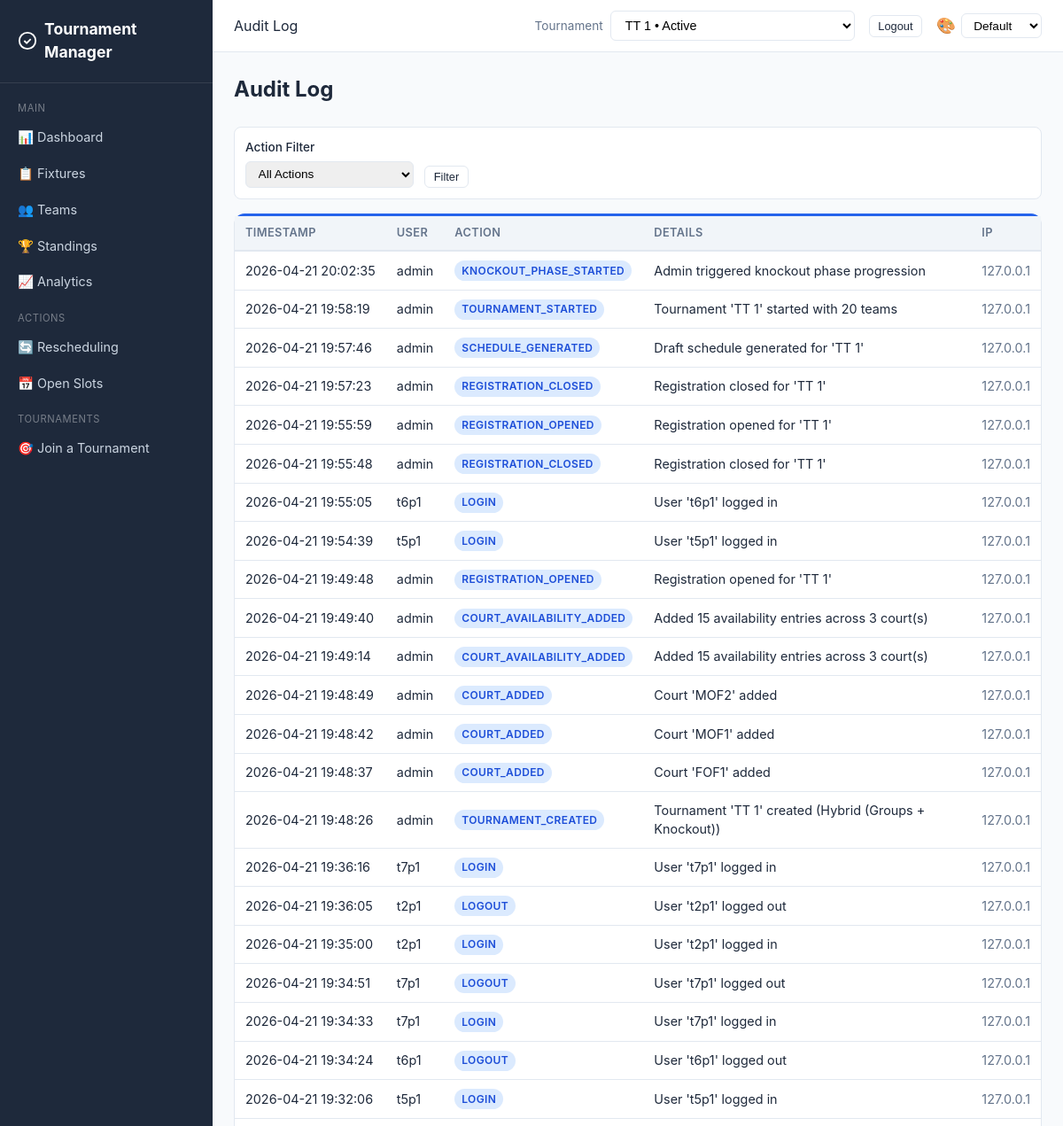
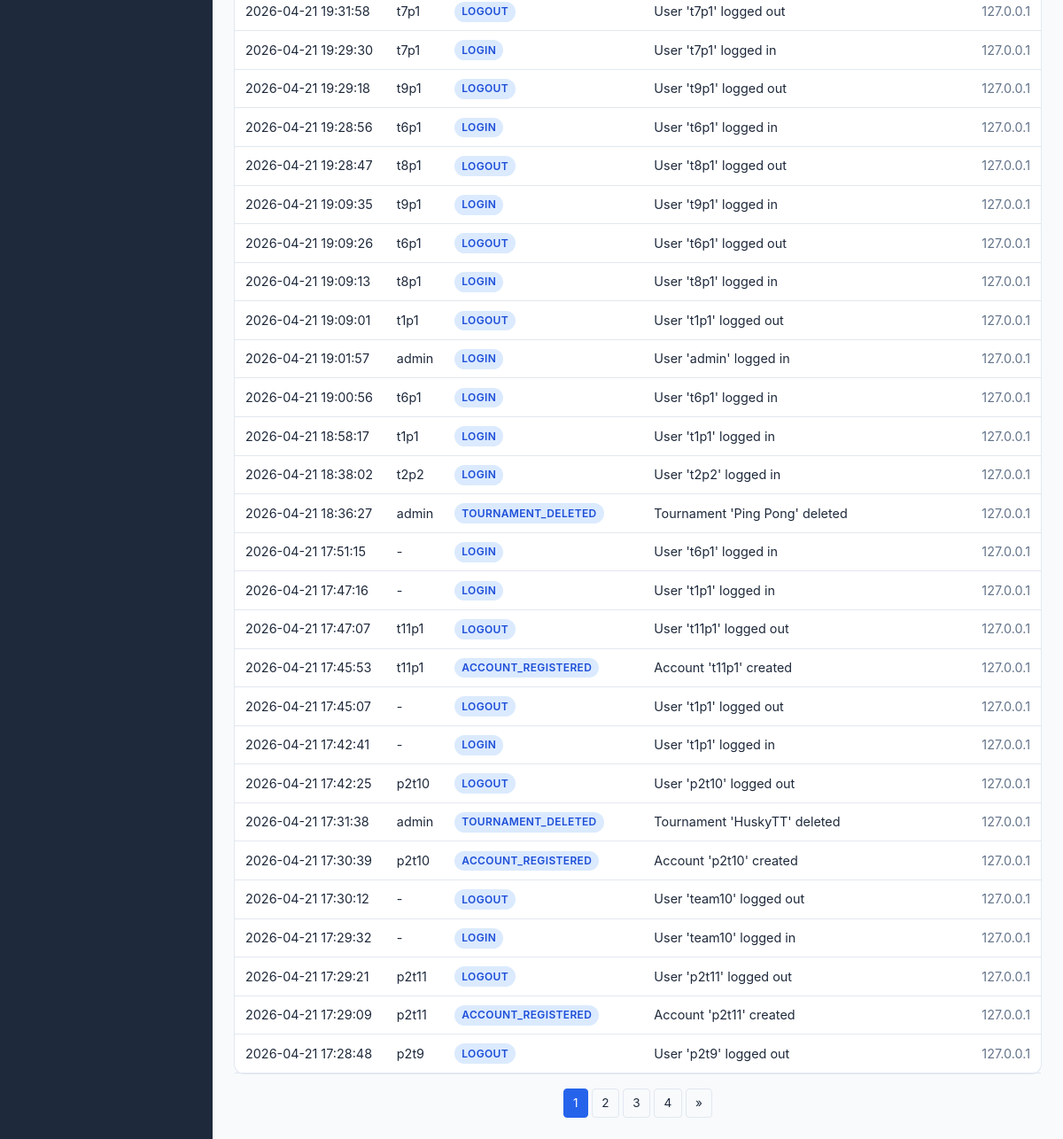
The page /audit-log/ (signed in) on the database as committed earlier (2 pictures, top to bottom).
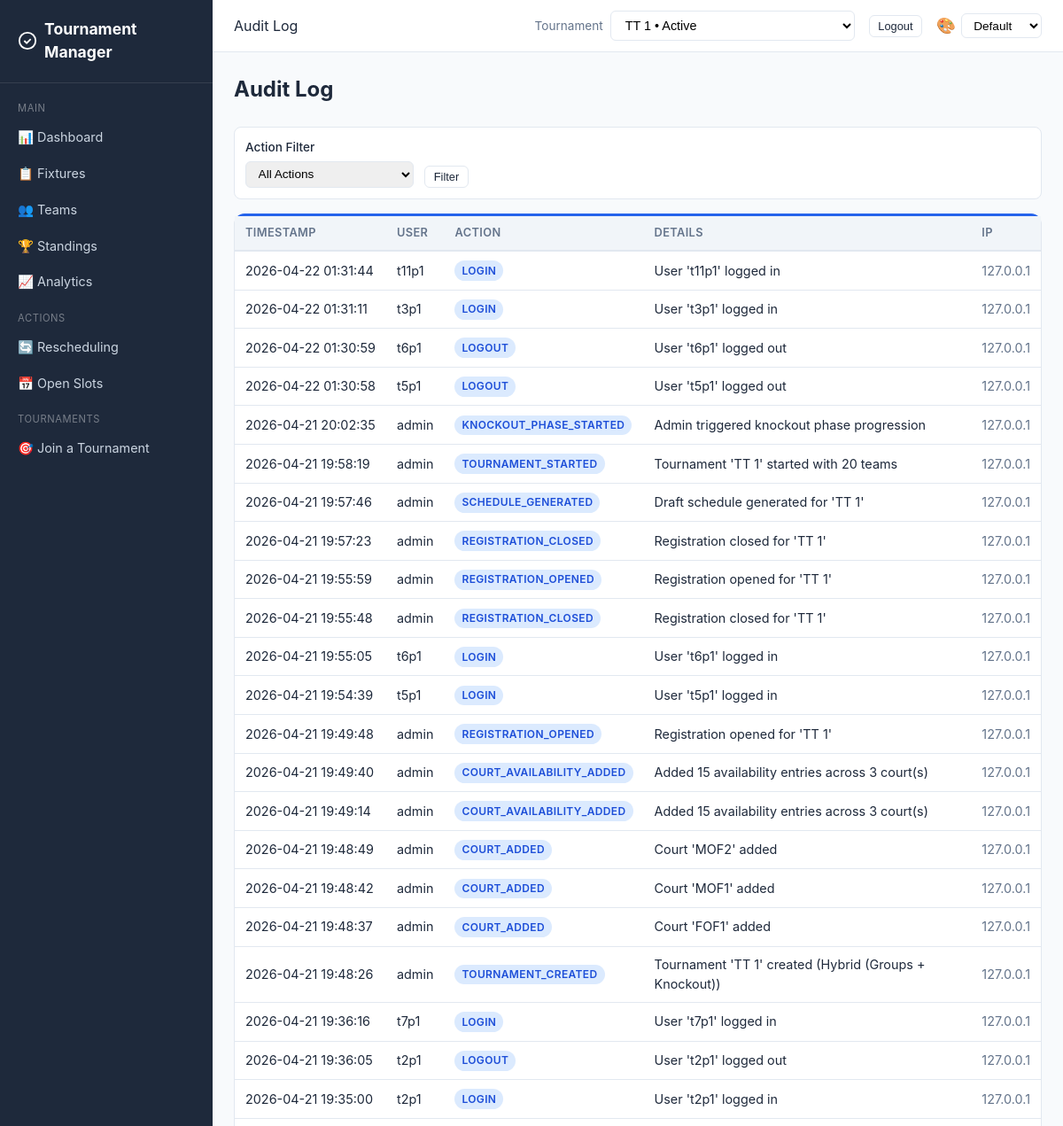
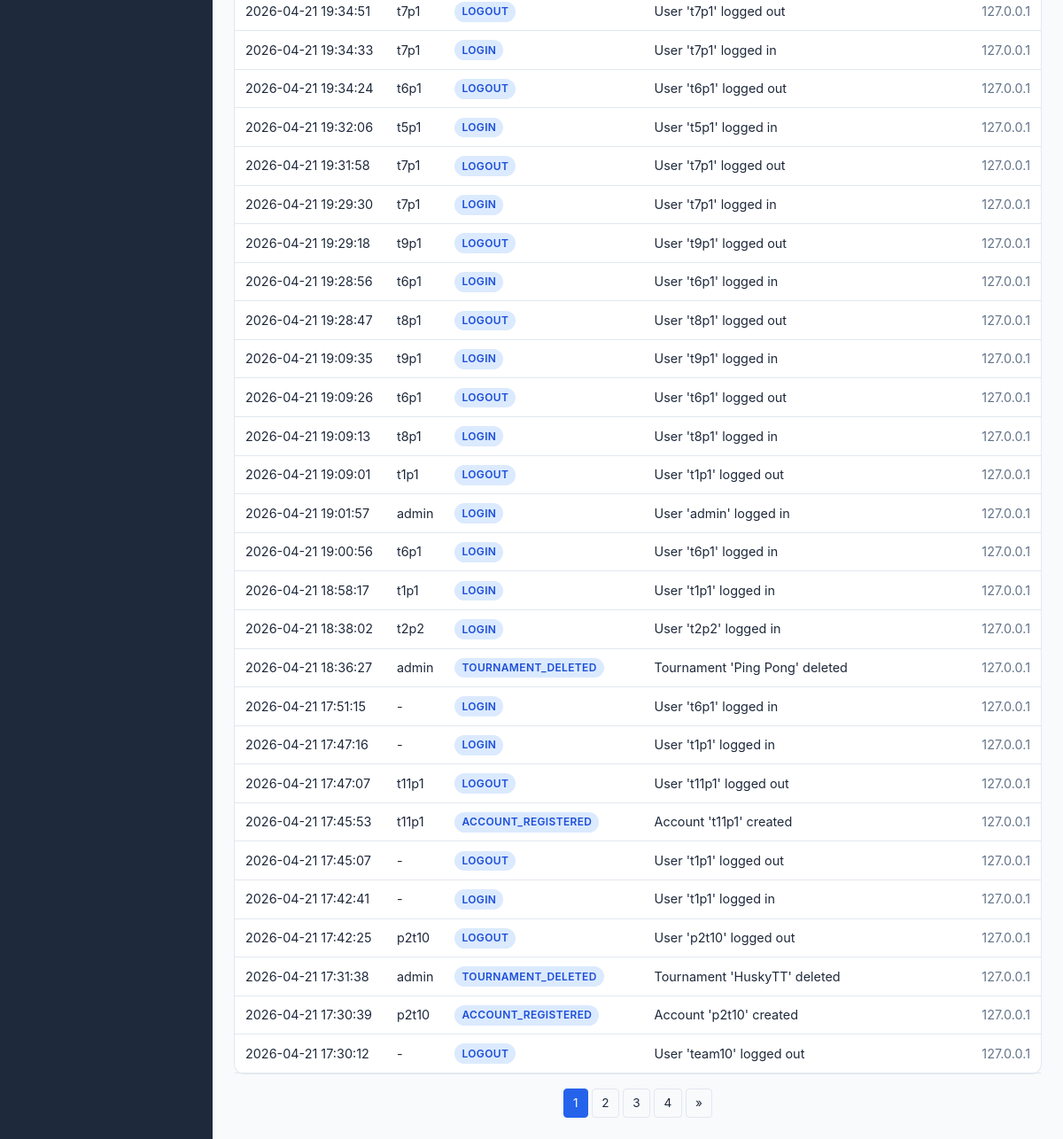
The same page on the database as committed later (2 pictures, top to bottom).
### core/models.py (models this page shows, shortened)
class AuditLog(models.Model):
    user = models.ForeignKey(
        User, on_delete=models.SET_NULL, null=True, blank=True
    )
    action = models.CharField(max_length=100)
    details = models.TextField(default="")
    ip_address = models.GenericIPAddressField(null=True, blank=True)
    timestamp = models.DateTimeField(auto_now_add=True)
    tournament = models.ForeignKey(
        Tournament, on_delete=models.CASCADE, null=True, blank=True, related_name="audit_logs"
    )
    class Meta:
        ordering = ["-timestamp"]

### core/views.py (the view)
# urls.py: path("audit-log/", views.audit_log_view, name="audit_log"),
@login_required
def audit_log_view(request):
    tournament = _get_tournament(request)
    logs = AuditLog.objects.select_related("user")
    if tournament:
        logs = logs.filter(Q(tournament=tournament) | Q(tournament__isnull=True))
    action_filter = request.GET.get("action", "")
    if action_filter:
        logs = logs.filter(action=action_filter)
    page = _safe_page_param(request)
    per_page = 50
    total = logs.count()
    total_pages = max(1, (total + per_page - 1) // per_page)
    page = min(page, total_pages)
    logs = logs[(page - 1) * per_page : page * per_page]
    actions = AuditLog.objects.values_list("action", flat=True).distinct()
    return render(request, "core/audit_log.html", {
        "logs": logs, "actions": actions, "action_filter": action_filter,
        "page": page, "total_pages": total_pages, "page_range": range(1, total_pages + 1),
        **_tournament_context(request, tournament),
    })

### core/views.py (called while the page is built)
def _is_organizer(user):
    return user.is_staff or user.is_superuser

def _safe_page_param(request, default=1):
    raw = request.GET.get("page", default)
    try:
        page = int(raw)
    except (TypeError, ValueError):
        return default
    return page if page > 0 else default

### templates/core/audit_log.html (shortened to what this page needs)
{% extends "core/base.html" %}
{% block page_header %}Audit Log{% endblock %}
{% block content %}
<h1 class="page-title">Audit Log</h1>
<form method="get" class="filters">
    <div class="form-group" style="margin-bottom:0">
        <label>Action Filter</label>
        <select name="action">
            <option value="">All Actions</option>
        </select>
    </div>
    <div class="form-group" style="margin-bottom:0;align-self:flex-end;">
        <button type="submit" class="btn btn-outline btn-sm">Filter</button>
    </div>
</form>
<div class="card">
    <div class="table-container">
    <table>
        <thead>
            <tr><th>Timestamp</th><th>User</th><th>Action</th><th>Details</th><th>IP</th></tr>
        </thead>
        <tbody>
        {% for log in logs %}
        <tr>
            <td style="white-space:nowrap;">{{ log.timestamp|date:"Y-m-d H:i:s" }}</td>
            <td>{{ log.user.username|default:"-" }}</td>
            <td><span class="badge badge-upcoming">{{ log.action }}</span></td>
            <td style="max-width:500px;overflow:hidden;text-overflow:ellipsis;">{{ log.details|truncatechars:100 }}</td>
            <td class="text-muted">{{ log.ip_address|default:"-" }}</td>
        </tr>
        {% empty %}
        <tr><td colspan="5" class="text-center text-muted">No log entries.</td></tr>
        {% endfor %}
        </tbody>
    </table>
    </div>
</div>
{% if total_pages > 1 %}
<div class="pagination">
    {% for p in page_range %}
    {% if p == page %}
    <span class="active">{{ p }}</span>
    {% else %}
    <a href="?page={{ p }}&action={{ action_filter }}">{{ p }}</a>
    {% endif %}
    {% endfor %}
    {% if page < total_pages %}<a href="?page={{ page|add:"1" }}&action={{ action_filter }}">&raquo;</a>{% endif %}
</div>
{% endif %}
{% endblock %}

Rows that differ between the two databases and show on the page:
no longer on this page (row unchanged): AuditLog: timestamp "2026-04-21 17:29:32", user.username "-", action "LOGIN", details "User 'team10' logged in", ip_address "127.0.0.1"
no longer on this page (row unchanged): AuditLog: timestamp "2026-04-21 17:29:21", user.username "p2t11", action "LOGOUT", details "User 'p2t11' logged out", ip_address "127.0.0.1"
no longer on this page (row unchanged): AuditLog: timestamp "2026-04-21 17:29:09", user.username "p2t11", action "ACCOUNT_REGISTERED", details "Account 'p2t11' created", ip_address "127.0.0.1"
no longer on this page (row unchanged): AuditLog: timestamp "2026-04-21 17:28:48", user.username "p2t9", action "LOGOUT", details "User 'p2t9' logged out", ip_address "127.0.0.1"
added AuditLog: timestamp "2026-04-22 01:31:44", user.username "t11p1", action "LOGIN", details "User 't11p1' logged in", ip_address "127.0.0.1"
added AuditLog: timestamp "2026-04-22 01:31:11", user.username "t3p1", action "LOGIN", details "User 't3p1' logged in", ip_address "127.0.0.1"
added AuditLog: timestamp "2026-04-22 01:30:59", user.username "t6p1", action "LOGOUT", details "User 't6p1' logged out", ip_address "127.0.0.1"
added AuditLog: timestamp "2026-04-22 01:30:58", user.username "t5p1", action "LOGOUT", details "User 't5p1' logged out", ip_address "127.0.0.1"
